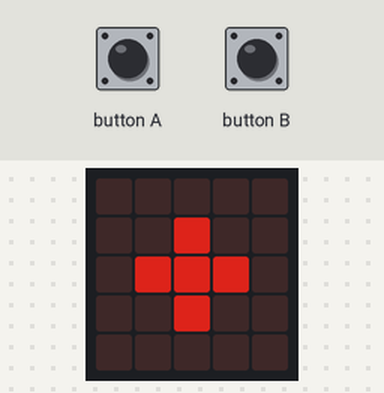
Recording of a program running on a simulated BBC micro:bit (MakeCode). Parts: the board's 5×5 LED display. The test bench sets the inputs (shaded band). Dim RGB values are drawn brighter than linear.

Above: at 1.6 s.
1.7 s: button A pressed for 0.15 s
At 3.0 s:
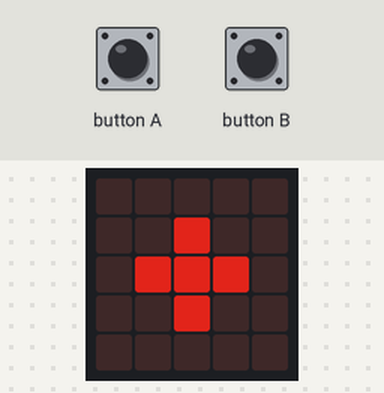
3.3 s: button A pressed for 0.15 s
At 4.5 s:
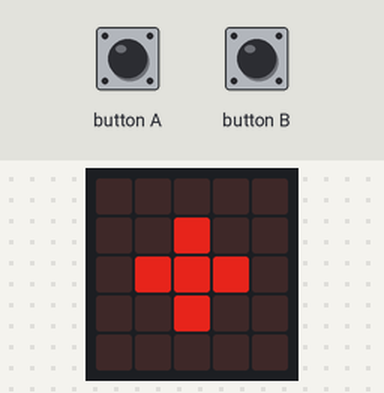
4.9 s: button A pressed 5 times (0.12 s each, 0.3 s apart)
At 6.6 s:
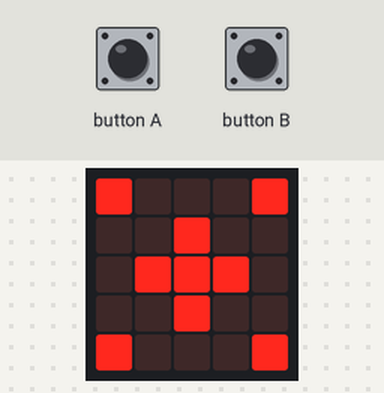
Timing chart, 0 to 8.1 s (numbered marks = the images above; inputs shaded):
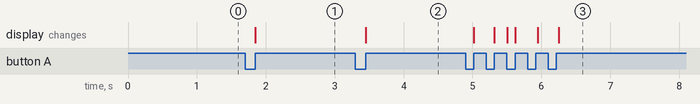

The program:

main.ts
```typescript
input.onButtonPressed(Button.A, function () {
    led.setBrightness(led.brightness() + 15)
})
input.onButtonPressed(Button.B, function () {
    led.setBrightness(led.brightness() - 15)
})
led.setBrightness(150)
basic.showLeds(`
    . . . . .
    . . # . .
    . # # # .
    . . # . .
    . . . . .
    `)
basic.forever(function () {
    if (input.buttonIsPressed(Button.A) || input.buttonIsPressed(Button.B)) {
        if (led.brightness() > 200) {
            led.plot(0, 0)
            led.plot(4, 0)
            led.plot(0, 4)
            led.plot(4, 4)
        } else {
            led.unplot(0, 0)
            led.unplot(4, 0)
            led.unplot(0, 4)
            led.unplot(4, 4)
        }
    }
})
```

test.ts
```typescript
// aquí va el archivo "tests"; esto no se compilará cuando este paquete se utilice como una extensión.
```

Measured:
- after the input at 1.7 s, the display: changes after 0.15 s (image 1)
- after the input at 3.3 s, the display: changes after 0.15 s (image 2)
- after the input at 4.9 s, the display: first changes after 0.12 s (image 3 shows a later state)
